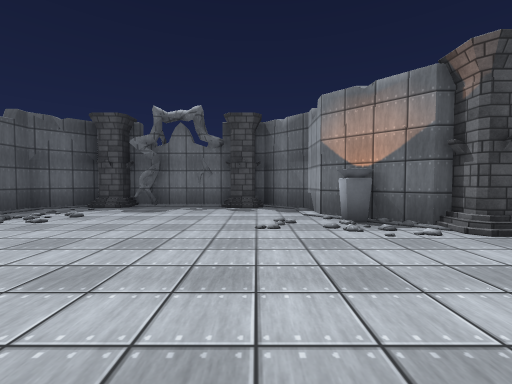
View 1 (above)

24 first-person views from a walk through a Unity game level. The camera is 1.3 m above the floor, tilts 2° down and sees 90° across. The floor is counted in squares, 2 m on a side. Each view is taken from the middle of a square. On the plan, view 1 faces up. The plan holds only what a view shows up to about 9 squares ahead; the rest is blank. The player character is not drawn. Some animated figures are not drawn. Some surface patterns are stand-ins.

View 2
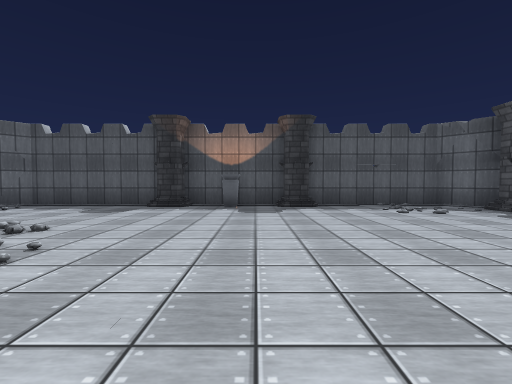

View 3
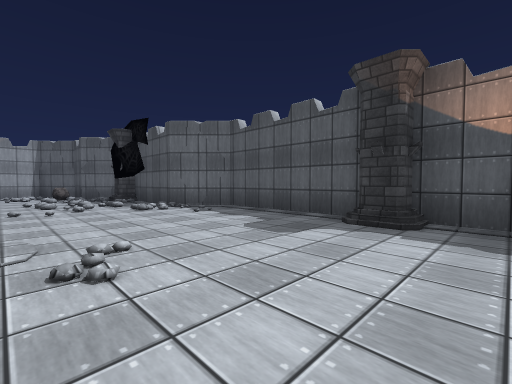

View 4
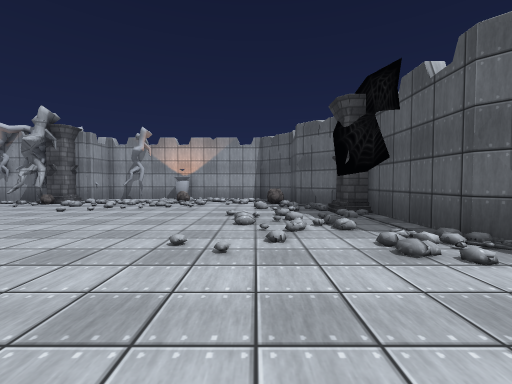

View 5
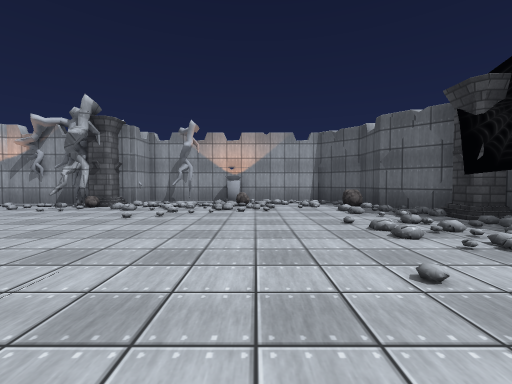

View 6
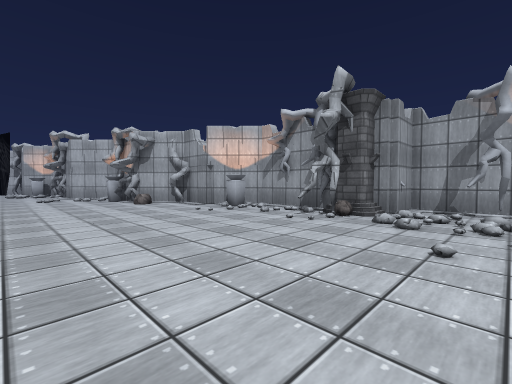

View 7
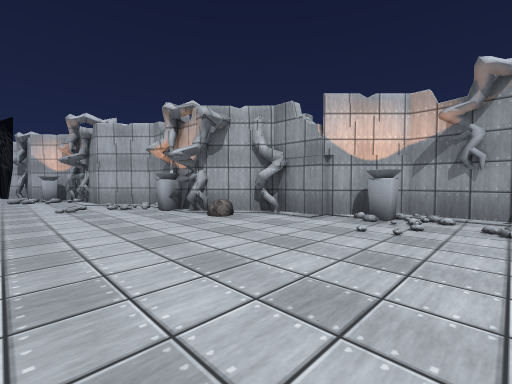

View 8
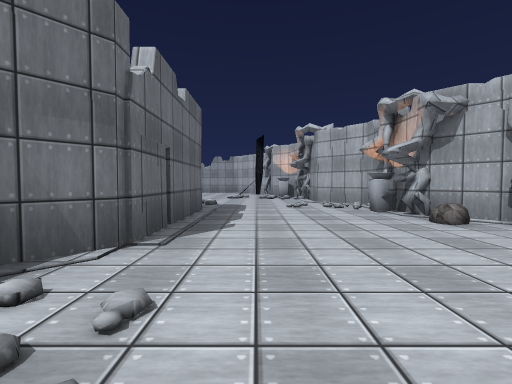

View 9
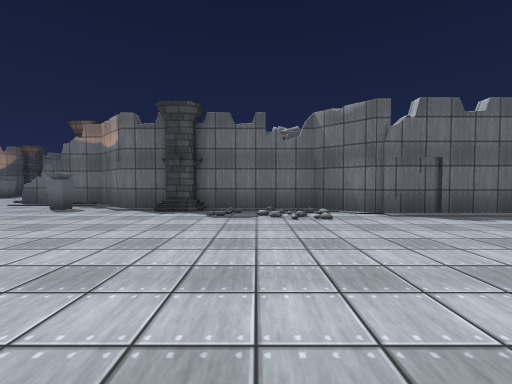

View 10
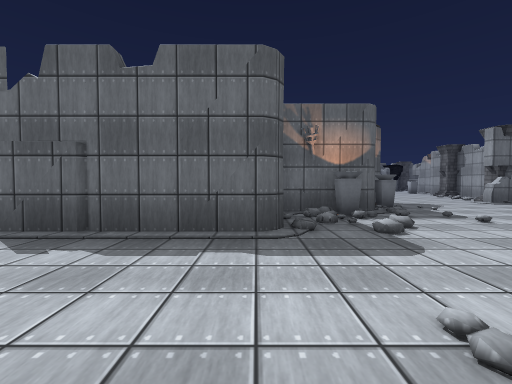

View 11
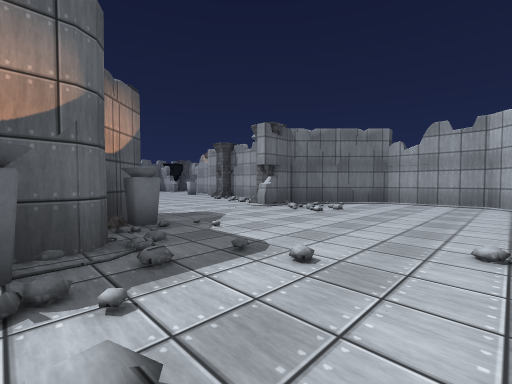

View 12
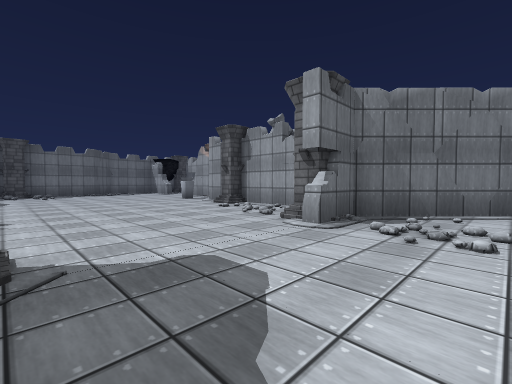

View 13
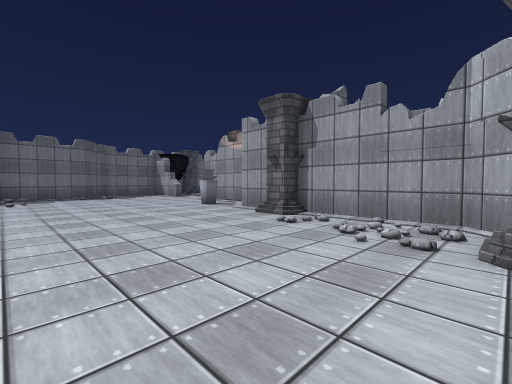

View 14
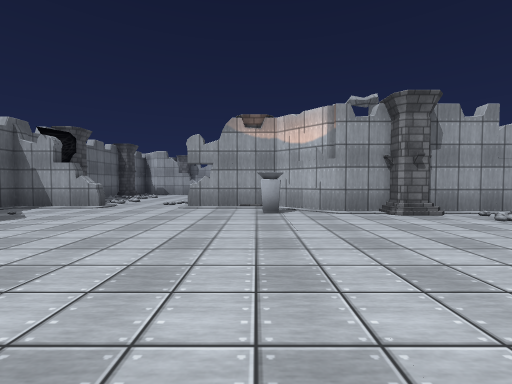

View 15
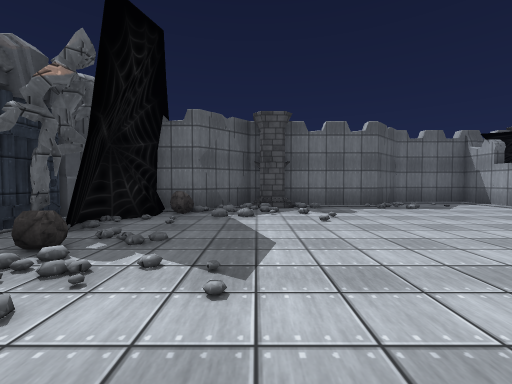

View 16
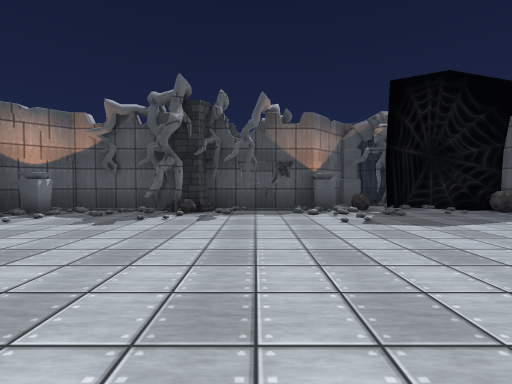

View 17
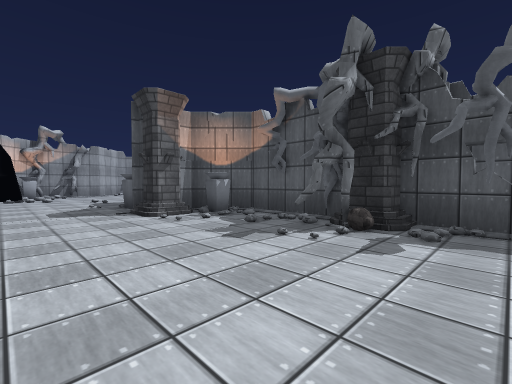

View 18
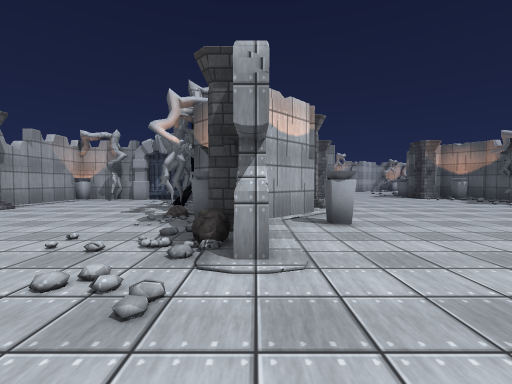

View 19
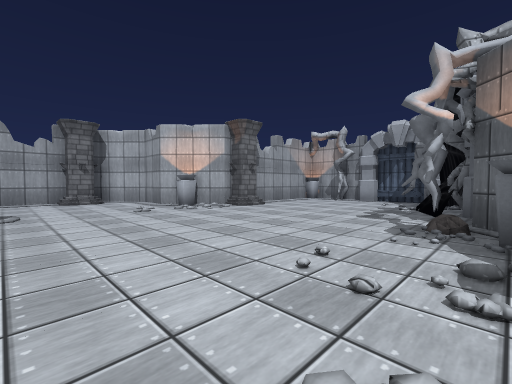

View 20
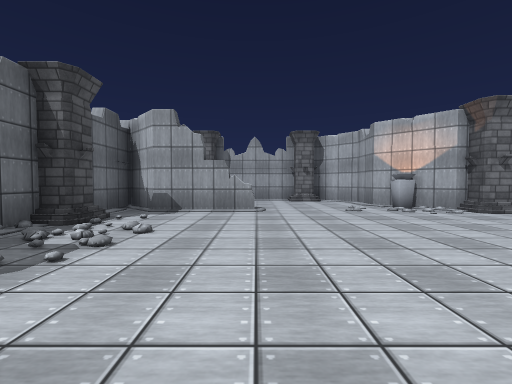

View 21
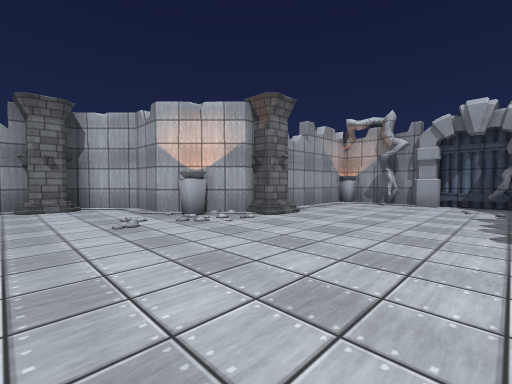

View 22
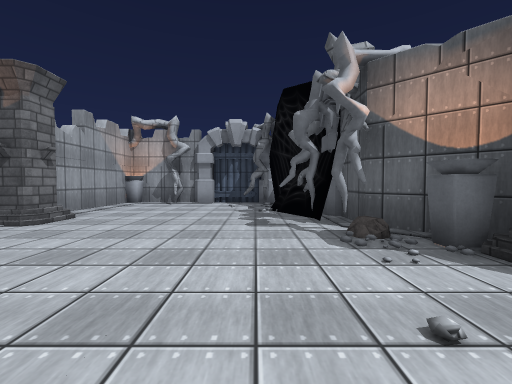

View 23
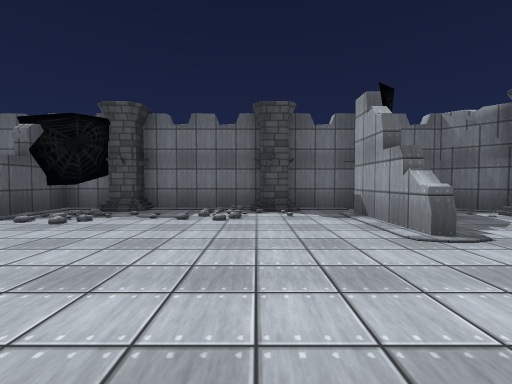

View 24
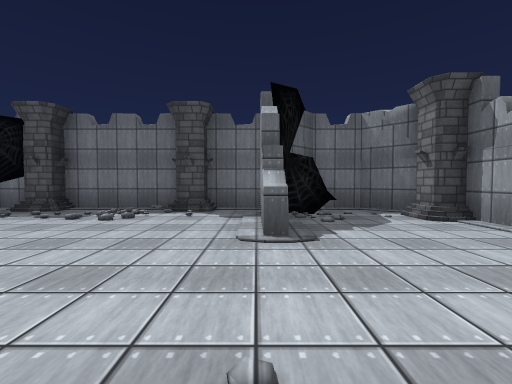

### Floor plan
Key: @ floor where view 1 was taken; # wall or solid block; . main floor; : floor 0.25 m higher than the main floor; / step, stairs or slope; O other object.
Columns run from 6 left of view 1 to 34 right of it. Each row starts with its distance up from view 1.
 14                           ##############
 13                        ####..##O./O###/##
 12                      ###.##..# ///..# ./O
 11                    ### .............#...#
 10                    #OO..................#
  9                    ##................../#
  8  #######           ##........#O......../O
  7 ##O#.#O##          #O.......OO#........##
  6 #.......#          ##........###....OO##
  5 #.......#          ##.......###.....O
  4 #......OOO          #O......O ##....#
  3 #........O          ##......#  #....#
  2 #O.......          ##...... #  #....#
  1 #........          # ...... #  ##.#.O
  0 #O....@.           #OOO...O##   #O###
 -1 #O.....             ##....###
 -2 #.....              ##O..///##
 -3 #..... O#          ###...//..#
 -4 #.......######      O#.......#
 -5 #......O..O.  #####..........#
 -6 #......................#.....#
 -7 ###.//..................
 -8   #//................. O
 -9   #//..............//###
-10   #:..../.......O#O###
-11   # :.////......##
-12   #OO.O/##O# OO##
-13   ## ..O##O#####
-14    ####O####

Where each view was taken, in squares from view 1:
view 1: 0 up, 0 right, facing up
view 2: 1 up, 2 right, facing left
view 3: 0 up, 1 left, facing down-left
view 4: 4 down, 2 left, facing down
view 5: 5 down, 0 right, facing down
view 6: 7 down, 2 right, facing down-right
view 7: 7 down, 6 right, facing down-right
view 8: 7 down, 6 right, facing right
view 9: 11 down, 6 right, facing up
view 10: 9 down, 12 right, facing up
view 11: 6 down, 14 right, facing up-right
view 12: 3 down, 16 right, facing up-right
view 13: 0 up, 17 right, facing up-right
view 14: 7 up, 16 right, facing right
view 15: 5 up, 16 right, facing up
view 16: 5 up, 20 right, facing left
view 17: 5 up, 18 right, facing down-left
view 18: 11 up, 23 right, facing down
view 19: 10 up, 24 right, facing down-right
view 20: 10 up, 24 right, facing right
view 21: 9 up, 26 right, facing down-right
view 22: 9 up, 26 right, facing down
view 23: 7 up, 28 right, facing up
view 24: 7 up, 30 right, facing up
